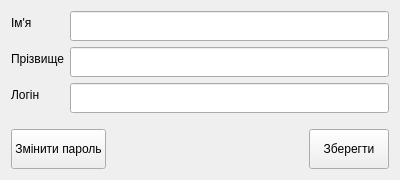
<?xml version="1.0" encoding="UTF-8"?>
<ui version="4.0">
 <class>EditUserForm</class>
 <widget class="QWidget" name="EditUserForm">
  <property name="geometry">
   <rect>
    <x>0</x>
    <y>0</y>
    <width>400</width>
    <height>180</height>
   </rect>
  </property>
  <property name="windowTitle">
   <string>Редагування працівника</string>
  </property>
  <layout class="QVBoxLayout" name="verticalLayout">
   <item>
    <layout class="QFormLayout" name="formLayout">
     <item row="0" column="0">
      <widget class="QLabel" name="labelFirstName">
       <property name="text">
        <string>Ім'я</string>
       </property>
      </widget>
     </item>
     <item row="0" column="1">
      <widget class="QLineEdit" name="lineFirstName">
       <property name="minimumSize">
        <size>
         <width>0</width>
         <height>30</height>
        </size>
       </property>
      </widget>
     </item>
     <item row="1" column="0">
      <widget class="QLabel" name="labelLastName">
       <property name="text">
        <string>Прізвище</string>
       </property>
      </widget>
     </item>
     <item row="1" column="1">
      <widget class="QLineEdit" name="lineLastName">
       <property name="minimumSize">
        <size>
         <width>0</width>
         <height>30</height>
        </size>
       </property>
      </widget>
     </item>
     <item row="2" column="0">
      <widget class="QLabel" name="label_2">
       <property name="text">
        <string>Логін</string>
       </property>
      </widget>
     </item>
     <item row="2" column="1">
      <widget class="QLineEdit" name="lineLogin">
       <property name="minimumSize">
        <size>
         <width>0</width>
         <height>30</height>
        </size>
       </property>
      </widget>
     </item>
    </layout>
   </item>
   <item>
    <layout class="QHBoxLayout" name="horizontalLayout">
     <item>
      <widget class="QPushButton" name="pushButtonChangePassword">
       <property name="minimumSize">
        <size>
         <width>0</width>
         <height>40</height>
        </size>
       </property>
       <property name="text">
        <string>Змінити пароль</string>
       </property>
      </widget>
     </item>
     <item>
      <spacer name="horizontalSpacer">
       <property name="orientation">
        <enum>Qt::Horizontal</enum>
       </property>
       <property name="sizeHint" stdset="0">
        <size>
         <width>40</width>
         <height>20</height>
        </size>
       </property>
      </spacer>
     </item>
     <item>
      <widget class="QPushButton" name="pushButtonSaveEditEmployee">
       <property name="minimumSize">
        <size>
         <width>0</width>
         <height>40</height>
        </size>
       </property>
       <property name="text">
        <string>Зберегти</string>
       </property>
      </widget>
     </item>
    </layout>
   </item>
  </layout>
 </widget>
 <resources/>
 <connections/>
</ui>
